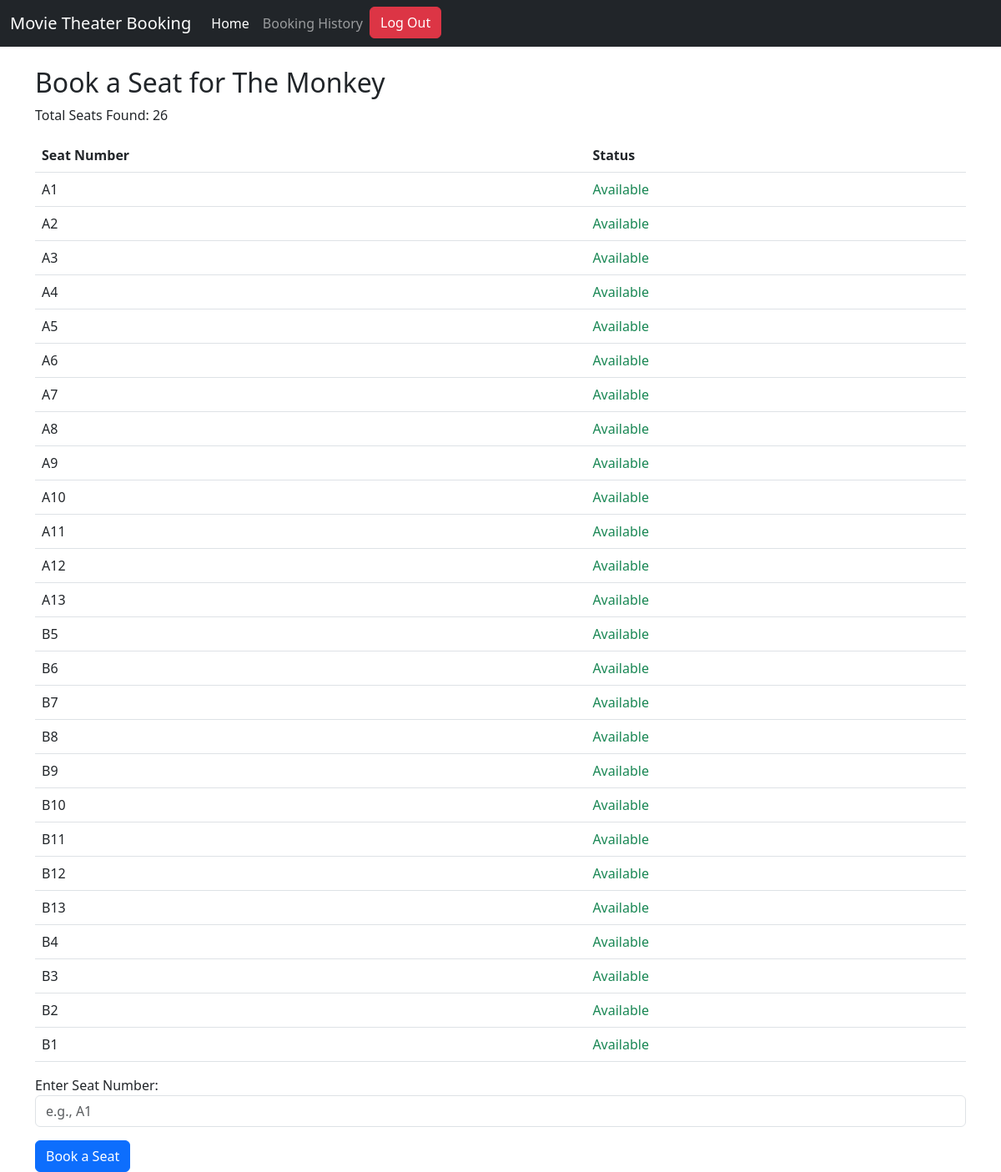
/book_seat/2/, run on an earlier commit of the app's database.
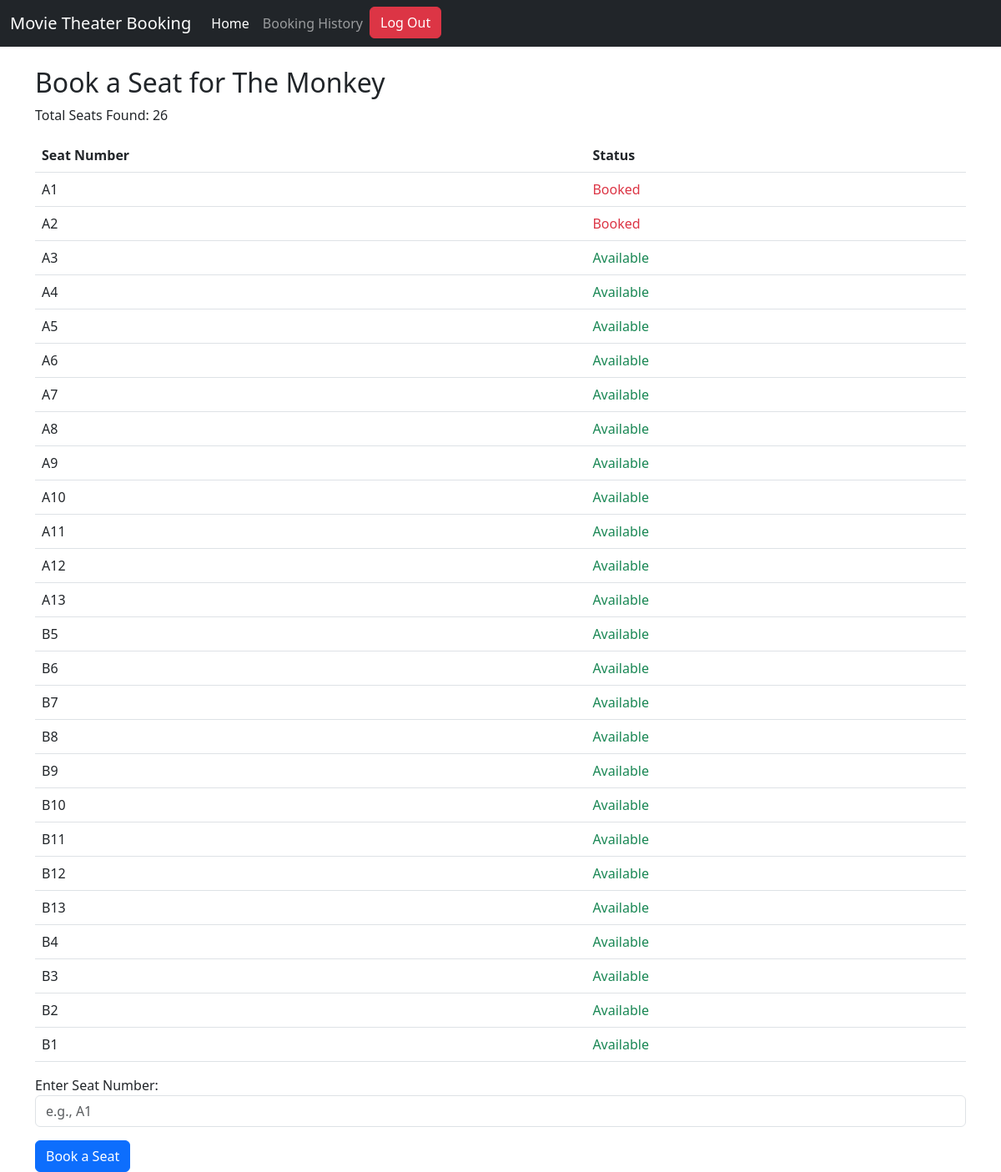
And on a later commit of the database.
### bookings/models.py (models this page shows, shortened)
class Seat(models.Model):
    seat_num = models.CharField(max_length=30, unique=True)
    is_booked = models.BooleanField(default=False)

### bookings/views.py (the view)
# urls.py: path('book_seat/<int:movie_id>/', book_seat, name='book_seat'),
def book_seat(request, movie_id):
    movie = get_object_or_404(Movie, id=movie_id)
    seats = Seat.objects.all()   #Get all seat objects
    return render(request, 'bookings/seat_booking.html', {
        'movie': movie,
        'seats': seats
    })

### bookings/templates/bookings/seat_booking.html (shortened to what this page needs)
{% extends 'bookings/base.html' %}
{% block content %}
<h2>Book a Seat for {{ movie.title }}</h2>
<p>Total Seats Found: {{ seats|length }}</p>
<table class="table">
    <thead>
        <tr>
            <th>Seat Number</th>
            <th>Status</th>
        </tr>
    </thead>
    <tbody>
        {% for seat in seats %}
        <tr>
            <td>{{ seat.seat_num }}</td>
            <td>
                {% if seat.is_booked %}
                    <span class="text-danger">Booked</span>
                {% else %}
                    <span class="text-success">Available</span>
                {% endif %}
            </td>
        </tr>
        {% endfor %}
    </tbody>
</table>
<form method="POST" action="{% url 'confirm_booking' movie.id %}">
    <label for="seat_num">Enter Seat Number:</label>
    <input type="text" name="seat_num" id="seat_num" required class="form-control mb-3" placeholder="e.g., A1">
    <button type="submit" class="btn btn-primary">Book a Seat</button>
</form>
{% endblock %}

What changed in the data, as far as the page shows it:
changed Seat (number 1 of 26 on the later page): is_booked "Available" → "Booked"
changed Seat (number 2 of 26 on the later page): is_booked "Available" → "Booked"
